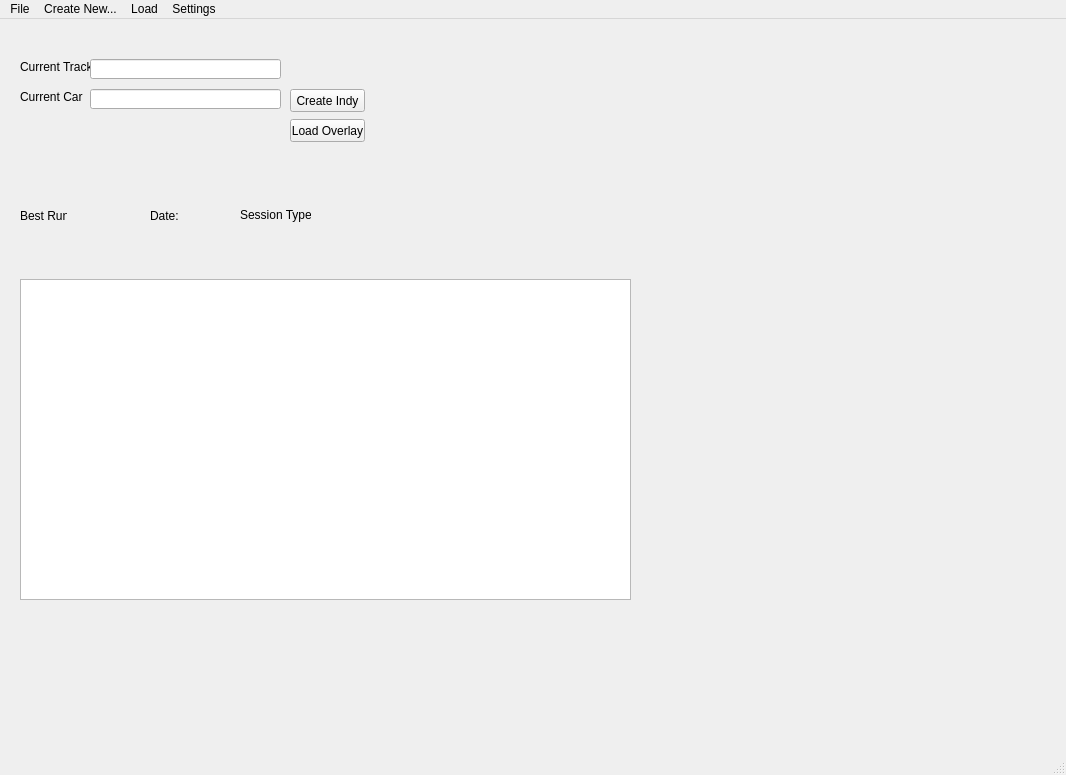
<?xml version="1.0" encoding="UTF-8"?>
<ui version="4.0">
 <class>MainWindow</class>
 <widget class="QMainWindow" name="MainWindow">
  <property name="geometry">
   <rect>
    <x>0</x>
    <y>0</y>
    <width>1066</width>
    <height>775</height>
   </rect>
  </property>
  <property name="windowTitle">
   <string>MainWindow</string>
  </property>
  <widget class="QWidget" name="centralwidget">
   <widget class="QLabel" name="curTrackLabel">
    <property name="geometry">
     <rect>
      <x>20</x>
      <y>40</y>
      <width>71</width>
      <height>16</height>
     </rect>
    </property>
    <property name="text">
     <string>Current Track</string>
    </property>
   </widget>
   <widget class="QLineEdit" name="curTrackBox">
    <property name="geometry">
     <rect>
      <x>90</x>
      <y>40</y>
      <width>191</width>
      <height>20</height>
     </rect>
    </property>
   </widget>
   <widget class="QLabel" name="curCarLabel">
    <property name="geometry">
     <rect>
      <x>20</x>
      <y>70</y>
      <width>71</width>
      <height>16</height>
     </rect>
    </property>
    <property name="text">
     <string>&lt;html&gt;&lt;head/&gt;&lt;body&gt;&lt;p&gt;Current Car&lt;/p&gt;&lt;/body&gt;&lt;/html&gt;</string>
    </property>
   </widget>
   <widget class="QLineEdit" name="curCarBox">
    <property name="geometry">
     <rect>
      <x>90</x>
      <y>70</y>
      <width>191</width>
      <height>20</height>
     </rect>
    </property>
   </widget>
   <widget class="QPushButton" name="createIndyButton">
    <property name="geometry">
     <rect>
      <x>290</x>
      <y>70</y>
      <width>75</width>
      <height>23</height>
     </rect>
    </property>
    <property name="text">
     <string>Create Indy</string>
    </property>
   </widget>
   <widget class="QLabel" name="bestRunLabel">
    <property name="geometry">
     <rect>
      <x>20</x>
      <y>190</y>
      <width>47</width>
      <height>13</height>
     </rect>
    </property>
    <property name="text">
     <string>Best Run: </string>
    </property>
   </widget>
   <widget class="QLabel" name="bestRunDateLabel">
    <property name="geometry">
     <rect>
      <x>150</x>
      <y>190</y>
      <width>47</width>
      <height>13</height>
     </rect>
    </property>
    <property name="text">
     <string>&lt;html&gt;&lt;head/&gt;&lt;body&gt;&lt;p&gt;Date: &lt;/p&gt;&lt;/body&gt;&lt;/html&gt;</string>
    </property>
   </widget>
   <widget class="QLabel" name="sessionTypeLabel">
    <property name="geometry">
     <rect>
      <x>240</x>
      <y>186</y>
      <width>71</width>
      <height>20</height>
     </rect>
    </property>
    <property name="text">
     <string>Session Type:</string>
    </property>
   </widget>
   <widget class="QPushButton" name="overlayLoadButton">
    <property name="geometry">
     <rect>
      <x>290</x>
      <y>100</y>
      <width>75</width>
      <height>23</height>
     </rect>
    </property>
    <property name="text">
     <string>Load Overlay</string>
    </property>
   </widget>
   <widget class="QListView" name="stintViewer">
    <property name="geometry">
     <rect>
      <x>20</x>
      <y>260</y>
      <width>611</width>
      <height>321</height>
     </rect>
    </property>
   </widget>
  </widget>
  <widget class="QMenuBar" name="menubar">
   <property name="geometry">
    <rect>
     <x>0</x>
     <y>0</y>
     <width>1066</width>
     <height>21</height>
    </rect>
   </property>
   <widget class="QMenu" name="menuFile">
    <property name="title">
     <string>File</string>
    </property>
   </widget>
   <widget class="QMenu" name="menuLoad">
    <property name="title">
     <string>Load</string>
    </property>
    <addaction name="actionCar_2"/>
    <addaction name="actionTrack_2"/>
   </widget>
   <widget class="QMenu" name="menuSettings">
    <property name="title">
     <string>Settings</string>
    </property>
   </widget>
   <widget class="QMenu" name="menuCreate_New">
    <property name="title">
     <string>Create New...</string>
    </property>
    <addaction name="actionTrack"/>
    <addaction name="actionCar"/>
   </widget>
   <addaction name="menuFile"/>
   <addaction name="menuCreate_New"/>
   <addaction name="menuLoad"/>
   <addaction name="menuSettings"/>
  </widget>
  <widget class="QStatusBar" name="statusbar"/>
  <action name="actionTrack">
   <property name="text">
    <string>Track</string>
   </property>
  </action>
  <action name="actionCar">
   <property name="text">
    <string>Car</string>
   </property>
  </action>
  <action name="actionCar_2">
   <property name="text">
    <string>Car</string>
   </property>
  </action>
  <action name="actionTrack_2">
   <property name="text">
    <string>Track</string>
   </property>
  </action>
 </widget>
 <resources/>
 <connections/>
</ui>
